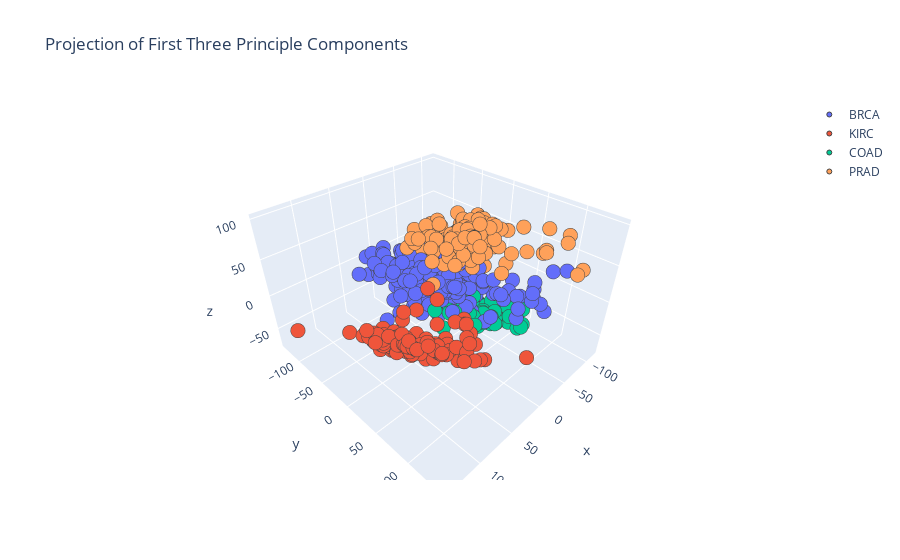

This figure's notebook cell:
### Code cell
# Project first three components

Y_train_pca = pca.fit_transform(geneMatrixScaled)

traces = []
for name in ['BRCA', 'KIRC', 'COAD', 'LAUD', 'PRAD']:
    trace = go.Scatter3d(
        x=Y_train_pca[y_train.cancer==name,0],
        y=Y_train_pca[y_train.cancer==name,1],
        z=Y_train_pca[y_train.cancer==name,2],
        mode='markers',
        name=name,
        marker=go.Marker(size=5, line=go.Line(width=1),opacity=1))
    
    traces.append(trace)

layout = go.Layout(
    xaxis=dict(title='PC1'),
    yaxis=dict(title='PC2'),
    title="Projection of First Three Principle Components"
)

data = traces
fig = go.Figure(data=data, layout=layout)

fig.show()

### Figure 1 — Plotly figure (JSON) as saved in the notebook; plotly's stock layout.template omitted (floating-point values rounded to 4 significant figures; data arrays with more than 128 entries replaced by an {"elided": "..."} marker saying what was removed)
{"data": [{"marker": {"line": {"width": 1}, "opacity": 1, "size": 5}, "mode": "markers", "name": "BRCA", "type": "scatter3d", "x": {"elided": "300 float values"}, "y": {"elided": "300 float values"}, "z": {"elided": "300 float values"}}, {"marker": {"line": {"width": 1}, "opacity": 1, "size": 5}, "mode": "markers", "name": "KIRC", "type": "scatter3d", "x": {"elided": "146 float values"}, "y": {"elided": "146 float values"}, "z": {"elided": "146 float values"}}, {"marker": {"line": {"width": 1}, "opacity": 1, "size": 5}, "mode": "markers", "name": "COAD", "type": "scatter3d", "x": [-54.16, -79.14, -90.55, -26.8, -56.88, -63.74, -65.27, -48.69, -66.32, -94.0, -62.45, -79.0, -70.76, -79.44, -78.69, -46.01, -52.63, 7.679, -23.37, -60.31, -49.59, -56.83, -83.44, -83.47, -107.4, -45.51, -30.15, -68.25, -64.29, -19.04, -66.01, -47.53, -85.37, -63.28, -66.68, -63.3, -40.06, -75.58, -39.63, -81.87, -95.76, -45.07, -62.07, -17.96, -56.7, -58.75, -64.55, -85.41, -27.74, -67.99, -48.52, -30.9, -54.94, -69.25, -73.82, -65.26, -78.46, -49.55, -81.03, -39.76, -49.89, -88.61, -18.74, -44.42, -78.26, -86.19, -76.04, -51.66, -63.88, -54.53, -33.71, 15.53, -54.87, -96.42, 4.113, -38.56, -24.53, -4.133], "y": [19.44, 23.22, 24.53, 1.922, 8.951, 30.82, 24.85, 24.06, 32.73, 55.75, -8.955, 33.6, 16.91, 15.27, 25.89, 18.3, 26.76, 17.77, -11.18, 6.264, 21.98, 31.36, 29.42, 36.8, 41.01, 19.45, 16.8, 13.29, 32.19, -3.045, 19.5, 26.28, 26.01, 12.11, 12.51, 25.17, 13.81, 14.69, 5.7, 56.33, 52.09, 23.73, 8.938, 36.79, 13.43, 9.566, 1.231, 59.31, 23.49, 21.32, 16.71, 15.22, 39.25, 13.58, 10.37, 8.853, 44.4, -2.968, 41.53, -0.7473, 8.751, 44.75, 10.39, 3.399, 18.77, 39.11, 1.839, 20.91, 16.41, 10.23, 20.68, 1.423, 4.65, 18.54, 4.511, -7.019, 8.491, 15.69], "z": [-45.72, -51.76, -54.91, -53.03, -70.6, -46.47, -71.07, -44.54, -65.96, -71.02, -72.78, -64.76, -68.3, -63.49, -66.82, -52.94, -52.5, -16.4, -45.04, -44.67, -44.64, -50.86, -69.28, -47.2, -63.69, -67.13, -38.47, -48.64, -57.11, -43.19, -56.78, -58.13, -65.62, -68.37, -63.16, -46.03, -18.95, -58.02, -51.4, -69.93, -49.04, -48.8, -52.87, -39.23, -66.42, -68.34, -46.48, -68.47, -56.06, -36.26, -69.64, -43.2, -56.9, -55.37, -55.11, -61.75, -55.37, -73.71, -67.95, -54.83, -57.83, -71.46, -47.02, -65.47, -58.0, -57.73, -66.64, -51.64, -44.3, -57.78, -43.25, -17.13, -55.08, -72.31, -49.16, -50.45, -32.92, -22.64]}, {"marker": {"line": {"width": 1}, "opacity": 1, "size": 5}, "mode": "markers", "name": "LAUD", "type": "scatter3d", "x": [], "y": [], "z": []}, {"marker": {"line": {"width": 1}, "opacity": 1, "size": 5}, "mode": "markers", "name": "PRAD", "type": "scatter3d", "x": {"elided": "136 float values"}, "y": {"elided": "136 float values"}, "z": {"elided": "136 float values"}}], "layout": {"title": {"text": "Projection of First Three Principle Components"}, "xaxis": {"title": {"text": "PC1"}}, "yaxis": {"title": {"text": "PC2"}}}}
